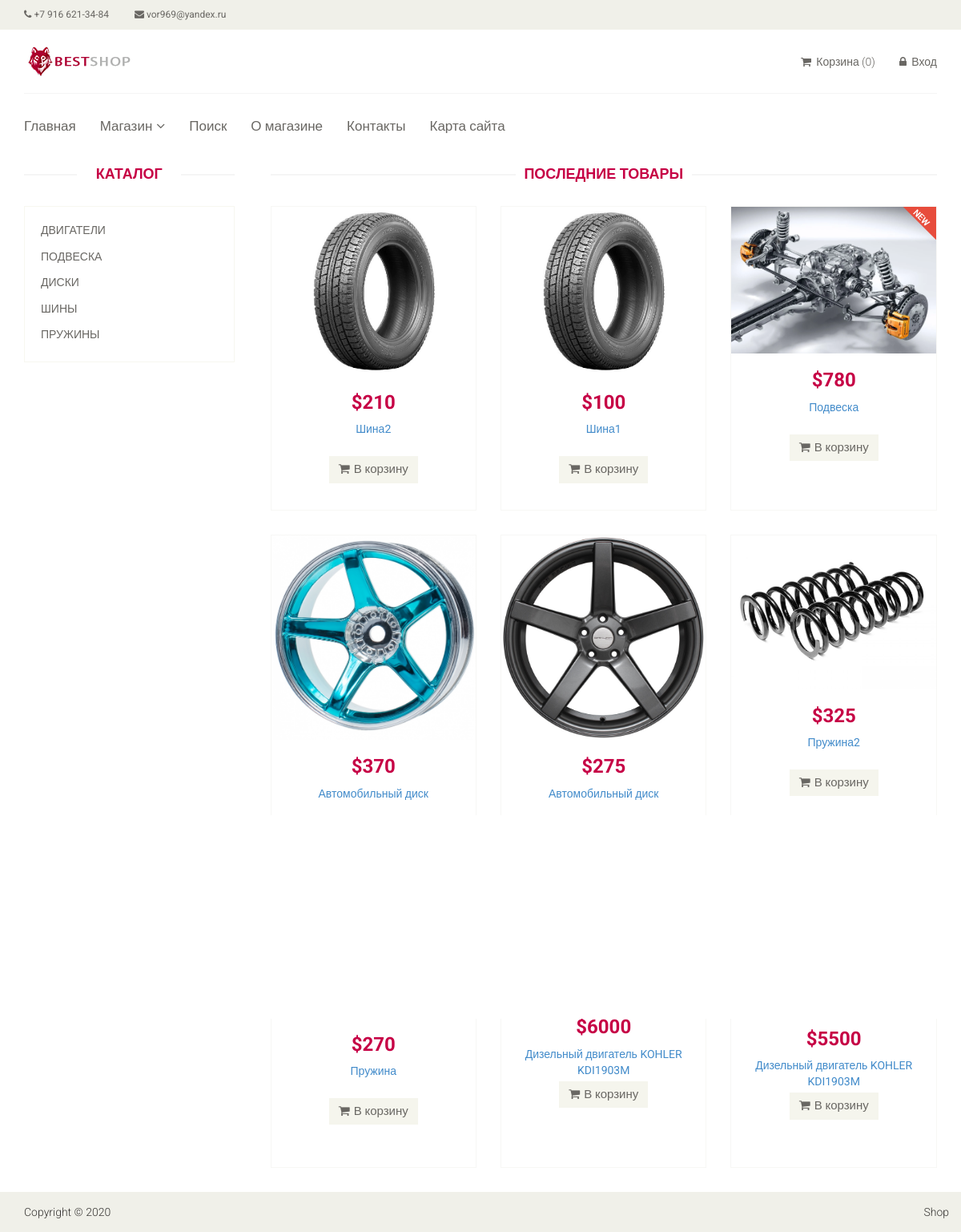
Page /catalog/ on the committed database.
### tables this page shows
CREATE TABLE `category` (
  `id` int(11) NOT NULL,
  `name` varchar(255) NOT NULL,
  `sort_order` int(11) NOT NULL DEFAULT 0,
  `status` int(11) NOT NULL DEFAULT 1
);

CREATE TABLE `product` (
  `id` int(11) NOT NULL,
  `name` varchar(255) NOT NULL,
  `category_id` int(11) NOT NULL,
  `code` int(11) NOT NULL,
  `price` float NOT NULL,
  `availability` int(11) NOT NULL,
  `brand` varchar(255) NOT NULL,
  `description` text NOT NULL,
  `is_new` int(11) NOT NULL DEFAULT 0,
  `is_recommended` int(11) NOT NULL DEFAULT 0,
  `status` int(11) NOT NULL DEFAULT 1,
  `image` varchar(64) DEFAULT NULL
);

### config/routes.php (called while the page is built)
<?php
return array(
    'product/([0-9]+)' => 'product/view/$1',
    'catalog' => 'catalog/index',
    'search' => 'catalog/search',
    'category/([0-9]+)/page-([0-9]+)' => 'catalog/category/$1/$2',
    'category/([0-9]+)' => 'catalog/category/$1',
    'cart/checkout' => 'cart/checkout',
    'cart/delete/([0-9]+)' => 'cart/delete/$1',
    'cart/add/([0-9]+)' => 'cart/add/$1',
    'cart/addAjax/([0-9]+)' => 'cart/addAjax/$1',
    'cart' => 'cart/index',
    'user/register' => 'user/register',
    'user/login' => 'user/login',
    'user/logout' => 'user/logout',
    'cabinet/edit' => 'cabinet/edit',
    'cabinet' => 'cabinet/index',
    'admin/product/create' => 'adminProduct/create',
    'admin/product/update/([0-9]+)' => 'adminProduct/update/$1',
    'admin/product/delete/([0-9]+)' => 'adminProduct/delete/$1',
    'admin/product' => 'adminProduct/index',
    'admin/category/create' => 'adminCategory/create',
    'admin/category/update/([0-9]+)' => 'adminCategory/update/$1',
    'admin/category/delete/([0-9]+)' => 'adminCategory/delete/$1',
    'admin/category' => 'adminCategory/index',
    'admin/order/update/([0-9]+)' => 'adminOrder/update/$1',
    'admin/order/delete/([0-9]+)' => 'adminOrder/delete/$1',
    'admin/order/view/([0-9]+)' => 'adminOrder/view/$1',
    'admin/order' => 'adminOrder/index',
    'admin' => 'admin/index',
    'contacts' => 'site/contact',
    'about' => 'site/about',
    'map' => 'site/map',
    'index.php' => 'site/index',
    '' => 'site/index',
);

### controllers/CatalogController.php (called while the page is built, shortened)
<?php
class CatalogController
{
    public function actionIndex()
    {
        $categories = Category::getCategoriesList();
        $latestProducts = Product::getLatestProducts(12);
        require_once(ROOT . '/views/catalog/index.php');
        return true;
    }
}

### index.php (called while the page is built, shortened)
<?php
$router = new Router();
$router->run();

### models/Category.php (called while the page is built, shortened)
<?php
class Category
{
    public static function getCategoriesList()
    {
        $db = Db::getConnection();
        $result = $db->query('SELECT id, name FROM category WHERE status = "1" ORDER BY sort_order, name ASC');
        $i = 0;
        $categoryList = array();
        while ($row = $result->fetch()) {
            $categoryList[$i]['id'] = $row['id'];
            $categoryList[$i]['name'] = $row['name'];
            $i++;
        }
        return $categoryList;
    }
}

### models/Product.php (called while the page is built, shortened)
<?php
class Product
{
    public static function getLatestProducts($count = self::SHOW_BY_DEFAULT)
    {
        $db = Db::getConnection();
        $sql = 'SELECT id, name, price, is_new, description, code, availability FROM product '
                . 'WHERE status = "1" ORDER BY id DESC '
                . 'LIMIT :count';
        $result = $db->prepare($sql);
        $result->bindParam(':count', $count, PDO::PARAM_INT);
        $result->setFetchMode(PDO::FETCH_ASSOC);
        $result->execute();
        $i = 0;
        $productsList = array();
        while ($row = $result->fetch()) {
            $productsList[$i]['id'] = $row['id'];
            $productsList[$i]['name'] = $row['name'];
            $productsList[$i]['price'] = $row['price'];
            $productsList[$i]['is_new'] = $row['is_new'];
            $productsList[$i]['description'] = $row['description'];
            $productsList[$i]['code'] = $row['code'];
            $productsList[$i]['availability'] = $row['availability'];
            $i++;
        }
        return $productsList;
    }
    public static function getImage($id)
    {
        $noImage = 'no-image.jpg';
        $path = '/upload/images/products/';
        $pathToProductImage = $path . $id . '.jpg';
        if (file_exists($_SERVER['DOCUMENT_ROOT'].$pathToProductImage)) {
            return $pathToProductImage;
        }
        return $path . $noImage;
    }
}

### views/catalog/index.php (the view)
<?php include ROOT . '/views/layouts/header.php'; ?>
<section>
    <div class="container">
        <div class="row">
            <div class="col-sm-3">
                <div class="left-sidebar">
                    <h2>Каталог</h2>
                    <div class="panel-group category-products">
                        <?php foreach ($categories as $categoryItem): ?>
                            <div class="panel panel-default">
                                <div class="panel-heading">
                                    <h4 class="panel-title">
                                        <a href="/category/<?php echo $categoryItem['id'];?>">
                                            <?php echo $categoryItem['name'];?>
                                        </a>
                                    </h4>
                                </div>
                            </div>
                        <?php endforeach; ?>
                    </div>
                </div>
            </div>
            <div class="col-sm-9 padding-right">
                <div class="features_items">
                    <h2 class="title text-center">Последние товары</h2>
                    <?php foreach ($latestProducts as $product): ?>
                        <div class="col-sm-4">
                            <div class="product-image-wrapper">
                                <div class="single-products">
                                    <div class="productinfo text-center">
                                        <img src="<?php echo Product::getImage($product['id']); ?>" alt="" />
                                        <h2>$<?php echo $product['price'];?></h2>
                                        <p>
                                            <a href="/product/<?php echo $product['id'];?>">
                                                <?php echo $product['name'];?>
                                            </a>
                                        </p>
                                        <a href="#" data-id="<?php echo $product['id'];?>"
                                           class="btn btn-default add-to-cart">
                                            <i class="fa fa-shopping-cart"></i>В корзину
                                        </a>
                                    </div>
                                    <?php if ($product['is_new']): ?>
                                        <img src="/template/images/home/new.png" class="new" alt="" />
                                    <?php endif; ?>
                                </div>
                            </div>
                        </div>
                    <?php endforeach;?>
                </div>
            </div>
        </div>
    </div>
</section>
<?php include ROOT . '/views/layouts/footer.php'; ?>

### components/Router.php (shortened to what this page needs)
<?php
class Router
{
    private $routes;
    public function __construct()
    {
        $routesPath = ROOT . '/config/routes.php';
        $this->routes = include($routesPath);
    }
    private function getURI()
    {
        if (!empty($_SERVER['REQUEST_URI'])) {
            return trim($_SERVER['REQUEST_URI'], '/');
        }
    }
    public function run()
    {
        $uri = $this->getURI();
        foreach ($this->routes as $uriPattern => $path) {
            if (preg_match("~$uriPattern~", $uri)) {
                $internalRoute = preg_replace("~$uriPattern~", $path, $uri);
                $segments = explode('/', $internalRoute);
                $controllerName = array_shift($segments) . 'Controller';
                $actionName = 'action' . ucfirst(array_shift($segments));
                $parameters = $segments;
                $controllerObject = new $controllerName;
                $result = call_user_func_array(array($controllerObject, $actionName), $parameters);
                if ($result != null) {
                    break;
                }
            }
        }
    }
}

### template/css/main.css (style rules this page uses)
body { font-family: 'Roboto', sans-serif; background:; position: relative; font-weight:400px; }
html, body { height: 100%; margin: 0; padding: 0; }
a { -webkit-transition: 300ms; -moz-transition: 300ms; -o-transition: 300ms; transition: 300ms; }
h1, h2, h3, h4, h5, h6 { font-family: 'Roboto', sans-serif; }
.category-products { border: 1px solid #F7F7F0; margin-bottom: 35px; padding-bottom: 20px; padding-top: 15px; }
.left-sidebar h2, .brands_products h2 { color: #c60045; font-family: 'Roboto', sans-serif; font-size: 18px; font-weight: 700; margin: 0 auto 30px; text-align: center; text-transform: uppercase; position: relative; z-index:3; }
.left-sidebar h2:after, h2.title:after { content: " "; position: absolute; border: 1px solid #f5f5f5; bottom:8px; left: 0; width: 100%; height: 0; z-index: -2; }
.left-sidebar h2:before { content: " "; position: absolute; background: #fff; bottom: -6px; width: 130px; height: 30px; z-index: -1; left: 50%; margin-left: -65px; }
h2.title:before { content: " "; position: absolute; background: #fff; bottom: -6px; width: 220px; height: 30px; z-index: -1; left: 50%; margin-left: -110px; }
.category-products .panel { background-color: #FFFFFF; border: 0px; border-radius: 0px; box-shadow:none; margin-bottom: 0px; }
.category-products .panel-default .panel-heading { background-color: #FFFFFF; border: 0 none; color: #FFFFFF; padding: 5px 20px; }
.category-products .panel-default .panel-heading .panel-title a { color: #696763; font-family: 'Roboto', sans-serif; font-size: 14px; text-decoration: none; text-transform: uppercase; }
.padding-right { padding-right: 0; }
.features_items { overflow:hidden; }
h2.title { color: #c60045; font-family: 'Roboto', sans-serif; font-size: 18px; font-weight: 700; margin: 0 15px; text-transform: uppercase; margin-bottom: 30px; position: relative; }
.product-image-wrapper { border:1px solid #F7F7F5; overflow: hidden; margin-bottom:30px; height: 380px; }
.single-products { position: relative; }
.new, .sale { position: absolute; top: 0; right: 0; }
.productinfo h2 { color: #c60045; font-family: 'Roboto', sans-serif; font-size: 24px; font-weight: 700; }
.productinfo p { font-family: 'Roboto', sans-serif; font-size: 14px; font-weight: 400; height: 34px; color: #696763; }
.productinfo img { width: 100%; }
.productinfo { position:relative; }
.add-to-cart, .checkout, .back { background:#F5F5ED; border: 0 none; border-radius: 0; color: #696763; font-family: 'Roboto', sans-serif; font-size: 15px; margin-bottom: 25px; }
.add-to-cart i { margin-right:5px; }

### rows in the picture
category: name "ДВИГАТЕЛИ"
category: name "ПОДВЕСКА"
category: name "ДИСКИ"
category: name "ШИНЫ"
category: name "ПРУЖИНЫ"
product: price "210", name "Шина2"
product: price "100", name "Шина1"
product: shows a picture, price "780", name "Подвеска", is_new 1 (drawn)
product: shows a picture, price "370", name "Автомобильный диск"
product: shows a picture, price "275", name "Автомобильный диск"
product: price "325", name "Пружина2"
product: price "270", name "Пружина", is_new 1 (drawn)
product: shows a picture, price "6000", name "Дизельный двигатель KOHLER KDI1903M", is_new 1 (drawn)
product: shows a picture, price "5500", name "Дизельный двигатель KOHLER KDI1903M"
